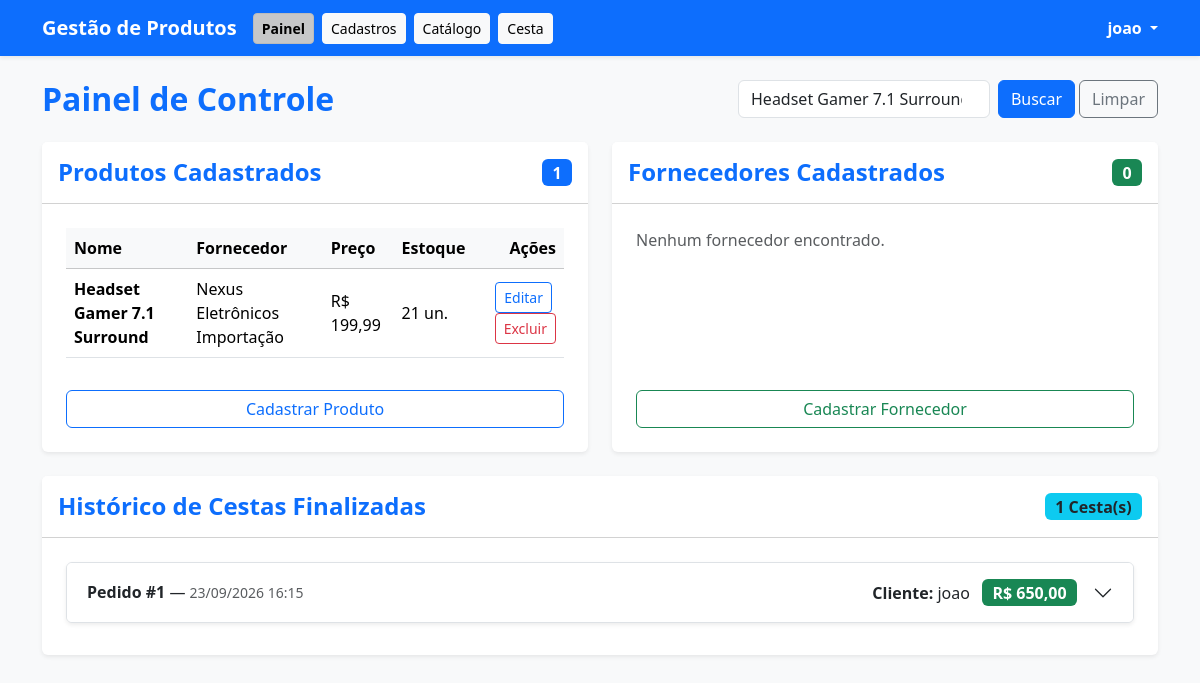
/SistemaDeGestaoDeProdutos/painel.php?busca=Headset Gamer 7.1 Surround (signed in), run on the app's committed database.
### tables this page shows
CREATE TABLE `produtos` (
  `id` int(11) NOT NULL,
  `nome` varchar(255) NOT NULL,
  `id_fornecedor` int(11) NOT NULL,
  `preco` decimal(10,2) NOT NULL,
  `quantidade` int(11) NOT NULL DEFAULT 0,
  `categoria` varchar(100) DEFAULT NULL,
  `descricao` text DEFAULT NULL,
  `created_at` timestamp NOT NULL DEFAULT current_timestamp()
);

CREATE TABLE `fornecedores` (
  `id` int(11) NOT NULL,
  `nome` varchar(255) NOT NULL,
  `cnpj` varchar(20) NOT NULL,
  `email` varchar(255) DEFAULT NULL,
  `telefone` varchar(20) DEFAULT NULL,
  `created_at` timestamp NOT NULL DEFAULT current_timestamp()
);

CREATE TABLE `pedidos` (
  `id` int(11) NOT NULL,
  `id_usuario` int(11) NOT NULL,
  `data_pedido` datetime DEFAULT current_timestamp(),
  `total` decimal(10,2) NOT NULL
);

CREATE TABLE `usuarios` (
  `id` int(11) NOT NULL,
  `nome` varchar(100) NOT NULL,
  `email` varchar(150) NOT NULL,
  `senha` varchar(64) NOT NULL
);

### SistemaDeGestaoDeProdutos/painel.php (the view, shortened to what this page needs)
<?php
require_once "conexao.php";
$busca = trim($_GET['busca'] ?? '');
try {
    if (!empty($busca)) {
        $stmtProd = $pdo->prepare("SELECT p.*, f.nome AS nome_fornecedor
                                    FROM produtos p
                                    INNER JOIN fornecedores f ON p.id_fornecedor = f.id
                                    WHERE p.nome LIKE :busca OR f.nome LIKE :busca OR p.categoria LIKE :busca
                                    ORDER BY p.id DESC");
        $stmtProd->execute([':busca' => "%$busca%"]);
        $produtos = $stmtProd->fetchAll(PDO::FETCH_ASSOC);
        $stmtForn = $pdo->prepare("SELECT * FROM fornecedores
                                    WHERE nome LIKE :busca OR cnpj LIKE :busca OR email LIKE :busca
                                    ORDER BY id DESC");
        $stmtForn->execute([':busca' => "%$busca%"]);
        $fornecedores = $stmtForn->fetchAll(PDO::FETCH_ASSOC);
    }
    $stmtPed = $pdo->query("SELECT p.*, u.nome AS nome_usuario, u.email AS email_usuario
                            FROM pedidos p
                            LEFT JOIN usuarios u ON p.id_usuario = u.id
                            ORDER BY p.data_pedido DESC");
    $pedidosHistorico = $stmtPed->fetchAll(PDO::FETCH_ASSOC);
} catch (PDOException $e) {
    $produtos = [];
    $fornecedores = [];
    $todosFornecedores = [];
    $pedidosHistorico = [];
}
$totalProdutos = count($produtos);
$totalFornecedores = count($fornecedores);
$totalPedidos = count($pedidosHistorico);
?>
<!DOCTYPE html>
<html lang="pt-br">
<head>
    <link href="https://cdn.jsdelivr.net/npm/bootstrap@5.3.3/dist/css/bootstrap.min.css" rel="stylesheet">
</head>
<body class="bg-light">
    <nav class="navbar navbar-expand-lg navbar-dark bg-primary shadow-sm mb-4">
        <div class="container">
            <a class="navbar-brand fw-bold" href="painel.php">Gestão de Produtos</a>
            <div class="d-flex align-items-center me-auto">
                <a href="painel.php" class="btn btn-light btn-sm me-2 fw-semibold active">Painel</a>
                <a href="cadastros.php" class="btn btn-light btn-sm me-2">Cadastros</a>
                <a href="catalogo.php" class="btn btn-light btn-sm me-2">Catálogo</a>
                <a href="cesta.php" class="btn btn-light btn-sm me-2">Cesta</a>
            </div>
            <div class="dropdown user-dropdown">
                <a href="#" class="text-white text-decoration-none dropdown-toggle fw-semibold" id="dropdownUser" data-bs-toggle="dropdown" aria-expanded="false">
                    <?php echo htmlspecialchars($_SESSION["usuario_nome"] ?? "Usuário"); ?>
                </a>
            </div>
        </div>
    </nav>
    <div class="container mb-5">
        <div class="d-flex justify-content-between align-items-center mb-4 flex-wrap gap-3">
            <h2 class="text-primary fw-bold m-0">Painel de Controle</h2>
            <form action="painel.php" method="GET" class="d-flex" style="max-width: 420px; width: 100%;">
                <input class="form-control me-2" type="search" name="busca" placeholder="Pesquisar produto ou fornecedor..." value="<?= htmlspecialchars($busca); ?>">
                <button class="btn btn-primary me-1" type="submit">Buscar</button>
                <?php if (!empty($busca)): ?>
                    <a href="painel.php" class="btn btn-outline-secondary">Limpar</a>
                <?php endif; ?>
            </form>
        </div>
        <div class="row g-4 mb-4">
            <div class="col-lg-6">
                <div class="card border-0 shadow-sm h-100">
                    <div class="card-header bg-white py-3 d-flex justify-content-between align-items-center">
                        <h4 class="card-title m-0 text-primary fw-bold">Produtos Cadastrados</h4>
                        <span class="badge bg-primary fs-6"><?php echo $totalProdutos; ?></span>
                    </div>
                    <div class="card-body p-4 d-flex flex-column justify-content-between">
                        <div>
                            <?php if (empty($produtos)): ?>
                                <p class="text-muted mb-4">Nenhum produto encontrado.</p>
                            <?php else: ?>
                                <div class="table-responsive mb-3">
                                    <table class="table table-hover align-middle mb-0">
                                        <thead class="table-light">
                                            <tr>
                                                <th>Nome</th>
                                                <th>Fornecedor</th>
                                                <th>Preço</th>
                                                <th>Estoque</th>
                                                <th class="text-end">Ações</th>
                                            </tr>
                                        </thead>
                                        <tbody>
                                            <?php foreach ($produtos as $p): ?>
                                                <tr>
                                                    <td class="fw-semibold"><?php echo htmlspecialchars($p['nome']); ?></td>
                                                    <td><?php echo htmlspecialchars($p['nome_fornecedor']); ?></td>
                                                    <td>R$ <?php echo number_format($p['preco'], 2, ',', '.'); ?></td>
                                                    <td><?php echo $p['quantidade']; ?> un.</td>
                                                    <td class="text-end">
                                                        <button type="button" class="btn btn-sm btn-outline-primary me-1" data-bs-toggle="modal" data-bs-target="#modalEditProduto<?= $p['id']; ?>">
                                                            Editar
                                                        </button>
                                                        <form action="painel.php" method="POST" class="d-inline" onsubmit="return confirm('Tem certeza que deseja excluir este produto?');">
                                                            <button type="submit" class="btn btn-sm btn-outline-danger">Excluir</button>
                                                        </form>
                                                    </td>
                                                </tr>
                                            <?php endforeach; ?>
                                        </tbody>
                                    </table>
                                </div>
                            <?php endif; ?>
                        </div>
                        <div class="mt-3">
                            <a href="cadastros.php" class="btn btn-outline-primary w-100">Cadastrar Produto</a>
                        </div>
                    </div>
                </div>
            </div>
            <div class="col-lg-6">
                <div class="card border-0 shadow-sm h-100">
                    <div class="card-header bg-white py-3 d-flex justify-content-between align-items-center">
                        <h4 class="card-title m-0 text-primary fw-bold">Fornecedores Cadastrados</h4>
                        <span class="badge bg-success fs-6"><?php echo $totalFornecedores; ?></span>
                    </div>
                    <div class="card-body p-4 d-flex flex-column justify-content-between">
                        <div>
                            <?php if (empty($fornecedores)): ?>
                                <p class="text-muted mb-4">Nenhum fornecedor encontrado.</p>
                            <?php endif; ?>
                        </div>
                        <div class="mt-3">
                            <a href="cadastros.php" class="btn btn-outline-success w-100">Cadastrar Fornecedor</a>
                        </div>
                    </div>
                </div>
            </div>
        </div>
        <div class="card border-0 shadow-sm">
            <div class="card-header bg-white py-3 d-flex justify-content-between align-items-center">
                <h4 class="card-title m-0 text-primary fw-bold">Histórico de Cestas Finalizadas</h4>
                <span class="badge bg-info text-dark fs-6"><?= $totalPedidos; ?> Cesta(s)</span>
            </div>
            <div class="card-body p-4">
                <?php if (empty($pedidosHistorico)): ?>
                    <p class="text-muted m-0">Nenhum pedido/cesta foi finalizado até o momento.</p>
                <?php else: ?>
                    <div class="accordion" id="accordionPedidos">
                        <?php foreach ($pedidosHistorico as $ped): ?>
                            <div class="accordion-item mb-2 border rounded shadow-sm">
                                <h2 class="accordion-header" id="headingPed<?= $ped['id']; ?>">
                                    <button class="accordion-button collapsed" type="button" data-bs-toggle="collapse" data-bs-target="#collapsePed<?= $ped['id']; ?>" aria-expanded="false" aria-controls="collapsePed<?= $ped['id']; ?>">
                                        <div class="d-flex justify-content-between align-items-center w-100 me-3 flex-wrap gap-2">
                                            <span>
                                                <strong>Pedido #<?= $ped['id']; ?></strong> &mdash;
                                                <small class="text-muted"><?= date('d/m/Y H:i', strtotime($ped['data_pedido'])); ?></small>
                                            </span>
                                            <span>
                                                <strong>Cliente:</strong> <?= htmlspecialchars($ped['nome_usuario'] ?? 'N/A'); ?>
                                                <span class="badge bg-success ms-2 fs-6">R$ <?= number_format($ped['total'], 2, ',', '.'); ?></span>
                                            </span>
                                        </div>
                                    </button>
                                </h2>
                            </div>
                        <?php endforeach; ?>
                    </div>
                <?php endif; ?>
            </div>
        </div>
    </div>
</body>
</html>

### data on the page
produtos: nome "Headset Gamer 7.1 Surround", id_fornecedor.nome "Nexus Eletrônicos Importação", preco "199,99", quantidade "21"
pedidos: id "1", data_pedido "23/09/2026 16:15", id_usuario.nome "joao", total "650,00"

### other printed values
$_SESSION["usuario_nome"] "joao"
$totalProdutos "1"
$totalFornecedores "0"
$totalPedidos "1"
